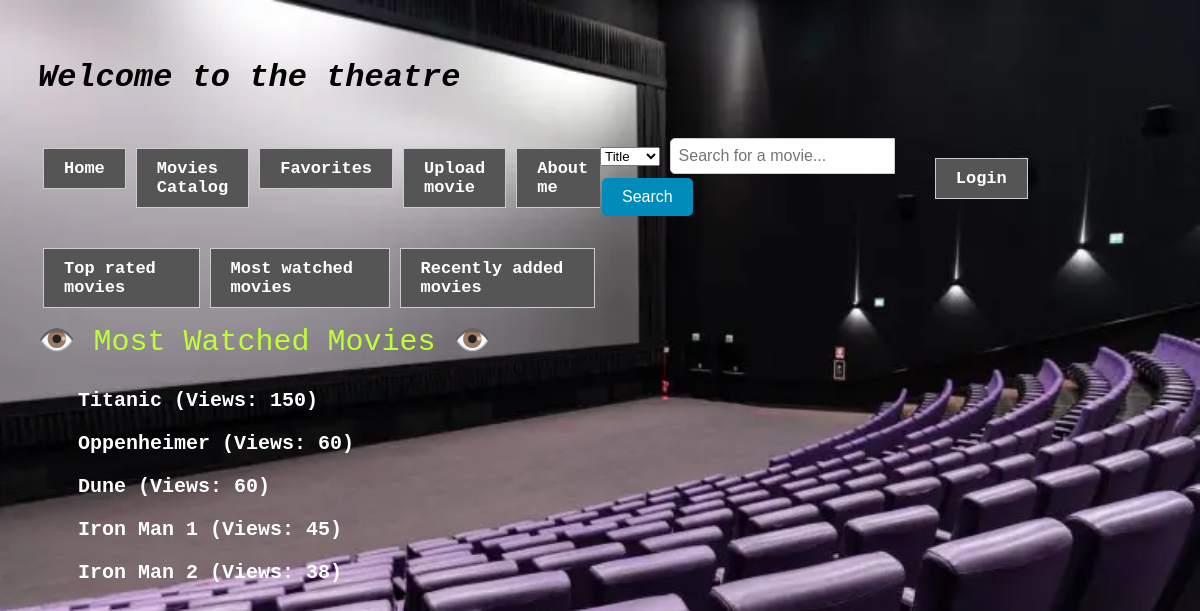
The app's page /catalog/most-watched/ with its own data.
### madb_backend/models.py (models this page shows, shortened)
class moviesCatalog(models.Model):
    title = models.CharField(max_length=200)
    description = models.TextField(max_length=1000, blank=True)
    image = models.ImageField(upload_to="images/movies/")
    genre = models.CharField(choices=GENRE_CHOICES, max_length=7)
    releaseDate = models.IntegerField()
    director = models.CharField(max_length=50, blank=True)
    userRating = models.CharField(choices=USER_RATING, max_length=14, blank=True)
    viewsCount = models.IntegerField(default=0, blank=True)
    trailerLink = models.CharField(default="", max_length=200, blank=True)
    movieSummary = models.TextField(max_length=10000, default="", blank=True)
    movieSynopsis = models.TextField(max_length=20000, default="", blank=True)

### madb_backend/views.py (the view)
# urls.py: path('catalog/most-watched/', views.most_watched_movies, name='most_watched'),
def most_watched_movies(request):
    most_watched = moviesCatalog.objects.order_by('-viewsCount')[:5]
    return render(request, 'stats/most_watched.html', {'movies': most_watched})

### madb_backend/templates/stats/most_watched.html
{% extends 'movie_catalog/pages/base.html' %}
{% block content %}
<br><br><br>
<p style="color: #BEFF33; font-size: 30px; text-align: left">&#128065;&#65039; Most Watched Movies &#128065;&#65039;</p>
<ul>
    {% for movie in movies %}
        <p style="color: white; font-size: 20px; text-align: left; font-weight: bold;">{{ movie.title }} (Views: {{ movie.viewsCount }})</p>
    {% endfor %}
</ul>
{% endblock %}

### records on screen
moviesCatalog: title "Titanic", viewsCount "150"
moviesCatalog: title "Oppenheimer", viewsCount "60"
moviesCatalog: title "Dune", viewsCount "60"
moviesCatalog: title "Iron Man 1", viewsCount "45"
moviesCatalog: title "Iron Man 2", viewsCount "38"
